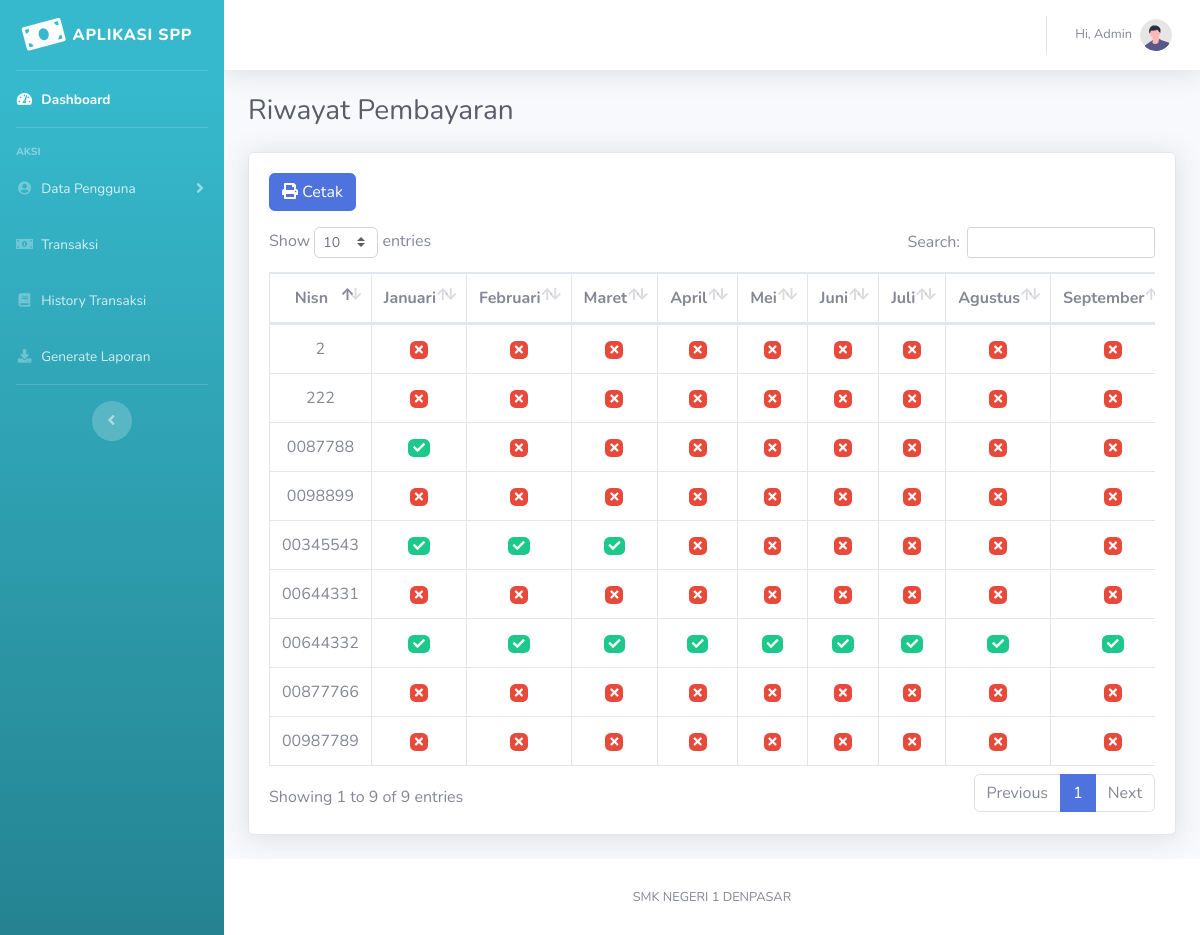
The page /views/component/transaksi/generate-laporan.php (signed in) on the database its author committed.
### tables this page shows
CREATE TABLE `tb_siswa` (
  `nisn` varchar(10) NOT NULL,
  `nis` char(8) NOT NULL,
  `nama` varchar(35) NOT NULL,
  `id_kelas` int(11) NOT NULL,
  `alamat` text NOT NULL,
  `no_telp` varchar(13) NOT NULL,
  `id_spp` int(11) NOT NULL
);

CREATE TABLE `tb_pembayaran` (
  `id_pembayaran` int(11) NOT NULL,
  `id_petugas` int(11) NOT NULL,
  `nisn` varchar(10) NOT NULL,
  `tgl_bayar` date NOT NULL,
  `bulan_dibayar` varchar(8) NOT NULL,
  `tahun_dibayar` varchar(4) NOT NULL,
  `id_spp` int(11) NOT NULL,
  `jumlah_bayar` int(11) NOT NULL
);

### utils/Databases.php (called while the page is built)
<?php
class Databases{
    private static $host = 'localhost';
    private static $user = 'root';
    private static $pass = 'root';
    private static $db = 'aplikasi_spp';
    public static function connection()
    {
        $conn = new mysqli(self::$host, self::$user, self::$pass, self::$db);
        return $conn;
    }
    public static function query($query)
    {
        $conn = self::connection();
        $queryRun = mysqli_query($conn, $query) or die(mysqli_errno($conn));
        return $queryRun;
    }
    public static function fetch($query){
        $query = self::query($query);
        $data = mysqli_fetch_assoc($query);
        return $data;
    }
    public static function fetchAll($query){
        $query = self::query($query);
        $data = mysqli_fetch_all($query, MYSQLI_ASSOC);
        return $data;
    }
}

### views/component/transaksi/generate-laporan.php (the view, shortened to what this page needs)
<?php include_once '../templates/sidebar.php'?>
<?php include_once '../templates/navbar.php'?>
<?php
$bulan = ['Januari', 'Februari', 'Maret', 'April', 'Mei', 'Juni', 'Juli', 'Agustus', 'September', 'Oktober', 'November', 'Desember'];
?>
<div class="container-fluid">
<h1 class="h3 mb-4 text-gray-800">Riwayat Pembayaran</h1>
            <div class="card shadow mb-4">
                <div class="card-body">
                <a href="cetak.php" type="button" class="btn btn-primary mb-3" target="blank"><i class="fas fa-print"></i> Cetak</a>
                    <div class="table-responsive">
                        <table class=" table table-bordered" id="dataTable">
                            <thead>
                                <tr class="text-center">
                                    <th>Nisn</th>
                                    <?php foreach($bulan as $b) : ?>
                                        <th><?= $b ?></th>
                                    <?php endforeach; ?>
                                </tr>
                            </thead>
                            <tbody>
                                <?php
                                    $data = Pembayaran::fetchAll("SELECT * FROM tb_siswa");
                                    foreach($data as $d) :
                                        $data2 = Pembayaran::fetchAll("SELECT * FROM tb_pembayaran WHERE nisn = '{$d['nisn']}'");
                                        $data3 = Pembayaran::fetch("SELECT *, COUNT(nisn) as jumlah FROM tb_pembayaran WHERE nisn = '{$d['nisn']}'");
                                ?>
                                <tr class="text-center">
                                    <td><?= $d['nisn']?></td>
                                    <?php foreach($data2 as $d) : ?>
                                        <td>
                                            <span class="badge badge-success"><i class="fas fa-check"></i></span>
                                        </td>
                                    <?php endforeach; ?>
                                        <?php
                                            if($data3['jumlah'] <= 12) {
                                            $jumlah = 12 - $data3['jumlah'];
                                            for($i = 1; $i <= $jumlah; $i++) :
                                        ?>
                                            <td>
                                                <span class="badge badge-danger"><i class="fas fa-times"></i></span>
                                            </td>
                                        <?php endfor; ?>
                                        <?php } ?>
                                </tr>
                                <?php endforeach; ?>
                            </tbody>
                        </table>
                    </div>
                </div>
            </div>
</div>
<?php include_once '../templates/footer.php'?>

### rows shown on the page
tb_siswa: nisn "00345543"
tb_siswa: nisn "00644331"
tb_siswa: nisn "00644332"
tb_siswa: nisn "00877766"
tb_siswa: nisn "0087788"
tb_siswa: nisn "00987789"
tb_siswa: nisn "0098899"
tb_siswa: nisn "2"
tb_siswa: nisn "222"

### other values the page prints
$_SESSION['username'] "Admin"
$b "Januari"
$b "Februari"
$b "Maret"
$b "April"
$b "Mei"
$b "Juni"
$b "Juli"
$b "Agustus"
$b "September"
